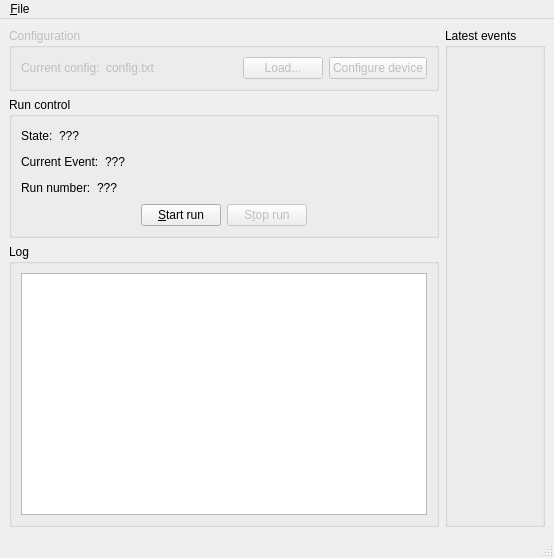
<?xml version="1.0" encoding="UTF-8"?>
<ui version="4.0">
 <class>MainWindow</class>
 <widget class="QMainWindow" name="MainWindow">
  <property name="geometry">
   <rect>
    <x>0</x>
    <y>0</y>
    <width>554</width>
    <height>558</height>
   </rect>
  </property>
  <property name="font">
   <font>
    <family>Segoe UI</family>
    <pointsize>9</pointsize>
   </font>
  </property>
  <property name="windowTitle">
   <string>Run Control</string>
  </property>
  <property name="windowIcon">
   <iconset>
    <normaloff>iheplogo.gif</normaloff>iheplogo.gif</iconset>
  </property>
  <property name="statusTip">
   <string/>
  </property>
  <widget class="QWidget" name="centralwidget">
   <layout class="QHBoxLayout" name="horizontalLayout_7">
    <item>
     <layout class="QVBoxLayout" name="verticalLayout_3">
      <item>
       <widget class="QGroupBox" name="groupBox_3">
        <property name="enabled">
         <bool>false</bool>
        </property>
        <property name="title">
         <string>Configuration</string>
        </property>
        <layout class="QHBoxLayout" name="horizontalLayout">
         <item>
          <widget class="QLabel" name="label_2">
           <property name="text">
            <string>Current config:</string>
           </property>
          </widget>
         </item>
         <item>
          <widget class="QLabel" name="label_3">
           <property name="sizePolicy">
            <sizepolicy hsizetype="Expanding" vsizetype="Preferred">
             <horstretch>0</horstretch>
             <verstretch>0</verstretch>
            </sizepolicy>
           </property>
           <property name="text">
            <string>config.txt</string>
           </property>
          </widget>
         </item>
         <item>
          <widget class="QPushButton" name="pushButton">
           <property name="text">
            <string>Load...</string>
           </property>
           <property name="icon">
            <iconset theme="open">
             <normaloff>.</normaloff>.</iconset>
           </property>
          </widget>
         </item>
         <item>
          <widget class="QPushButton" name="pushButton_2">
           <property name="text">
            <string>Configure device</string>
           </property>
          </widget>
         </item>
        </layout>
       </widget>
      </item>
      <item>
       <widget class="QGroupBox" name="groupBox">
        <property name="title">
         <string>Run control</string>
        </property>
        <layout class="QVBoxLayout" name="verticalLayout">
         <item>
          <layout class="QHBoxLayout" name="horizontalLayout_5">
           <item>
            <widget class="QLabel" name="label_5">
             <property name="text">
              <string>State:</string>
             </property>
            </widget>
           </item>
           <item>
            <widget class="QLabel" name="lblState">
             <property name="text">
              <string>???</string>
             </property>
            </widget>
           </item>
           <item>
            <spacer name="horizontalSpacer_4">
             <property name="orientation">
              <enum>Qt::Horizontal</enum>
             </property>
             <property name="sizeHint" stdset="0">
              <size>
               <width>40</width>
               <height>20</height>
              </size>
             </property>
            </spacer>
           </item>
          </layout>
         </item>
         <item>
          <layout class="QHBoxLayout" name="horizontalLayout_6">
           <item>
            <widget class="QLabel" name="label_6">
             <property name="text">
              <string>Current Event:</string>
             </property>
            </widget>
           </item>
           <item>
            <widget class="QLabel" name="lblEventNumber">
             <property name="text">
              <string>???</string>
             </property>
            </widget>
           </item>
           <item>
            <spacer name="horizontalSpacer_5">
             <property name="orientation">
              <enum>Qt::Horizontal</enum>
             </property>
             <property name="sizeHint" stdset="0">
              <size>
               <width>40</width>
               <height>20</height>
              </size>
             </property>
            </spacer>
           </item>
          </layout>
         </item>
         <item>
          <layout class="QHBoxLayout" name="horizontalLayout_2">
           <item>
            <widget class="QLabel" name="label_4">
             <property name="text">
              <string>Run number:</string>
             </property>
            </widget>
           </item>
           <item>
            <widget class="QLabel" name="lblRunNumber">
             <property name="text">
              <string>???</string>
             </property>
            </widget>
           </item>
           <item>
            <spacer name="horizontalSpacer">
             <property name="orientation">
              <enum>Qt::Horizontal</enum>
             </property>
             <property name="sizeHint" stdset="0">
              <size>
               <width>40</width>
               <height>20</height>
              </size>
             </property>
            </spacer>
           </item>
          </layout>
         </item>
         <item>
          <layout class="QHBoxLayout" name="horizontalLayout_3">
           <item>
            <spacer name="horizontalSpacer_2">
             <property name="orientation">
              <enum>Qt::Horizontal</enum>
             </property>
             <property name="sizeHint" stdset="0">
              <size>
               <width>40</width>
               <height>20</height>
              </size>
             </property>
            </spacer>
           </item>
           <item>
            <widget class="QPushButton" name="btnStartRun">
             <property name="text">
              <string>&amp;Start run</string>
             </property>
            </widget>
           </item>
           <item>
            <widget class="QPushButton" name="btnStopRun">
             <property name="enabled">
              <bool>false</bool>
             </property>
             <property name="text">
              <string>S&amp;top run</string>
             </property>
            </widget>
           </item>
           <item>
            <spacer name="horizontalSpacer_3">
             <property name="orientation">
              <enum>Qt::Horizontal</enum>
             </property>
             <property name="sizeHint" stdset="0">
              <size>
               <width>40</width>
               <height>20</height>
              </size>
             </property>
            </spacer>
           </item>
          </layout>
         </item>
        </layout>
       </widget>
      </item>
      <item>
       <widget class="QGroupBox" name="groupBox_2">
        <property name="title">
         <string>Log</string>
        </property>
        <layout class="QHBoxLayout" name="horizontalLayout_4">
         <item>
          <widget class="QTextEdit" name="textEdit"/>
         </item>
        </layout>
       </widget>
      </item>
     </layout>
    </item>
    <item>
     <widget class="QGroupBox" name="groupBox_4">
      <property name="title">
       <string>Latest events</string>
      </property>
      <layout class="QHBoxLayout" name="horizontalLayout_8">
       <item>
        <widget class="QWidget" name="OnlineGraph" native="true"/>
       </item>
      </layout>
     </widget>
    </item>
   </layout>
  </widget>
  <widget class="QMenuBar" name="menubar">
   <property name="geometry">
    <rect>
     <x>0</x>
     <y>0</y>
     <width>554</width>
     <height>26</height>
    </rect>
   </property>
   <widget class="QMenu" name="menu_File">
    <property name="title">
     <string>&amp;File</string>
    </property>
    <addaction name="action_Exit"/>
   </widget>
   <addaction name="menu_File"/>
  </widget>
  <widget class="QStatusBar" name="statusbar"/>
  <action name="action_Exit">
   <property name="text">
    <string>&amp;Exit</string>
   </property>
   <property name="shortcut">
    <string>Alt+F4</string>
   </property>
  </action>
 </widget>
 <resources/>
 <connections/>
 <designerdata>
  <property name="gridDeltaX">
   <number>10</number>
  </property>
  <property name="gridDeltaY">
   <number>10</number>
  </property>
  <property name="gridSnapX">
   <bool>true</bool>
  </property>
  <property name="gridSnapY">
   <bool>true</bool>
  </property>
  <property name="gridVisible">
   <bool>true</bool>
  </property>
 </designerdata>
</ui>
